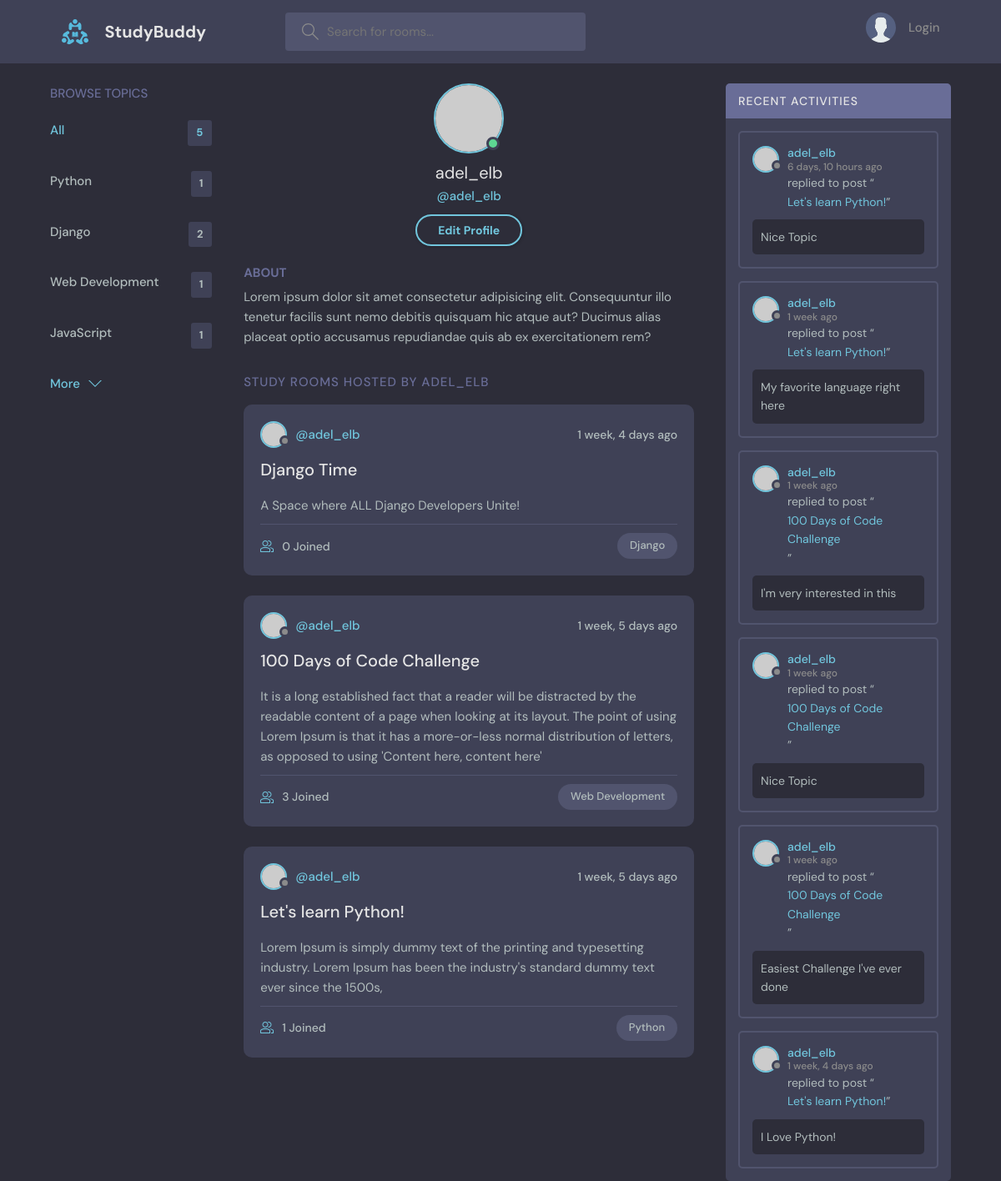
The app's page /profile/1/, older data.
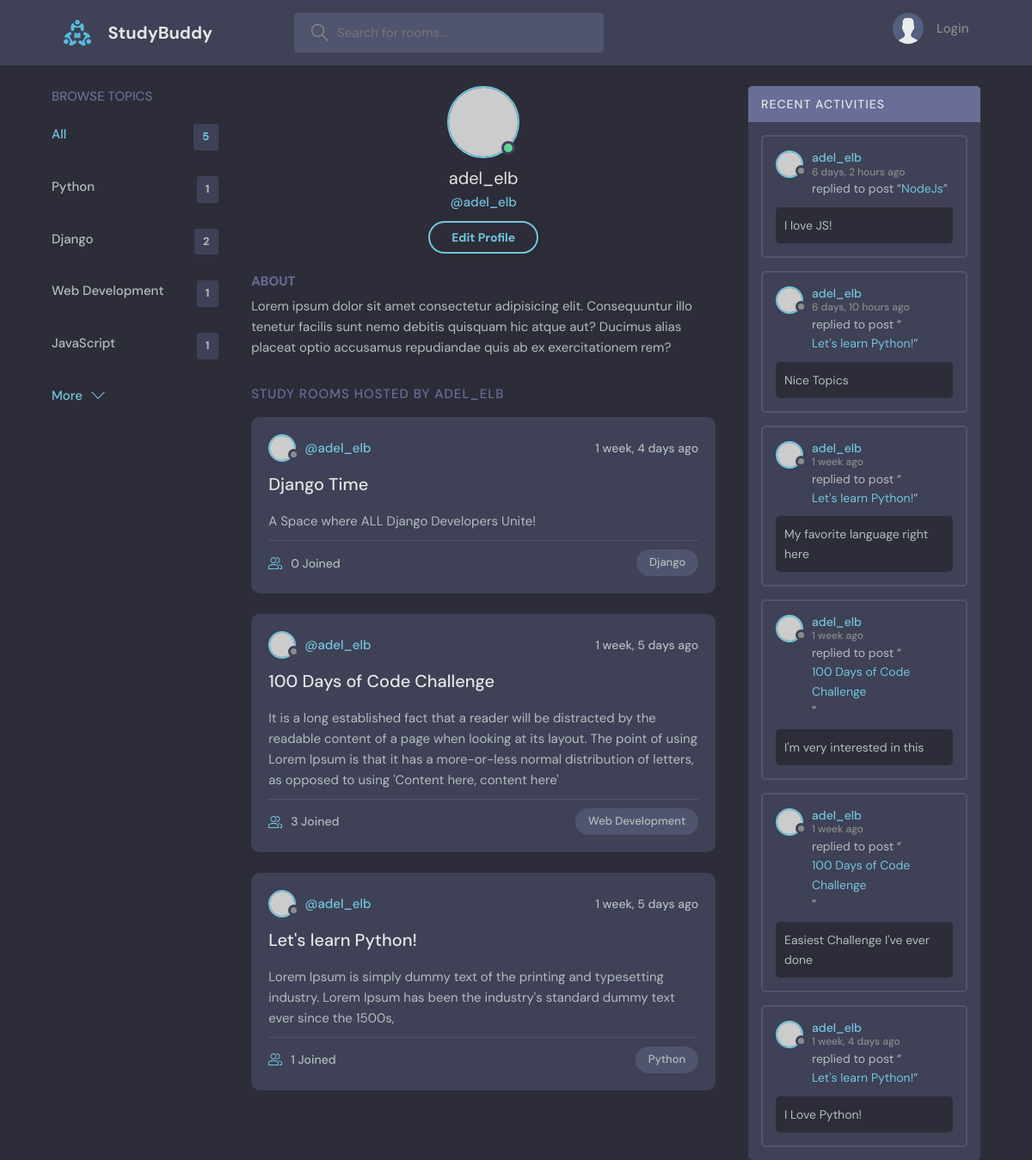
The same page, newer data.
### base/models.py (models this page shows, shortened)
class Topic(models.Model):
    name = models.CharField(max_length=200)

class Room(models.Model):
    host = models.ForeignKey(User, on_delete=models.CASCADE, null=True)
    topic = models.ForeignKey(Topic, on_delete=models.SET_NULL, null=True)
    name = models.CharField(max_length=200)
    description = models.TextField(null=True, blank=True) # null for database and blank is when we save a form
    participants = models.ManyToManyField(User,
                                          related_name='participants',
                                          blank=True)
    updated = models.DateTimeField(auto_now=True) # every time we save this module the datetime is updated
    created = models.DateTimeField(auto_now_add=True) # only saves datetime when we create the model
    class Meta:
        ordering = ['-created'] # adding dash '-' means we want to order the results of the the query

class Message(models.Model):
    user = models.ForeignKey(User, on_delete=models.CASCADE)
    room = models.ForeignKey(Room, on_delete=models.CASCADE)
    body = models.TextField()
    updated = models.DateTimeField(auto_now=True)
    created = models.DateTimeField(auto_now_add=True)
    edited = models.BooleanField(default=False)
    class Meta:
        ordering = ['-created']
    def __str__(self) -> str:
        return self.body[:50]

### base/views.py (the view)
# urls.py: path('profile/<str:id>/', views.userProfile, name='profile'),
def userProfile(request, id):
    user = User.objects.get(id=int(id))
    user_rooms = user.room_set.all()
    user_messages = user.message_set.all()
    rooms_all = Room.objects.all().count()
    topics = Topic.objects.all()
    context = {
        'user': user,
        'rooms': user_rooms,
        'room_messages': user_messages,
        'rooms_count': rooms_all,
        'topics': topics
    }
    return render(request, 'base/profile.html', context)

### base/templates/base/profile.html
{% extends 'main.html' %}
{% block content %}
<main class="profile-page layout layout--3">
  <div class="container">
      {% include 'base/topics_component.html' %}
    <div class="roomList">
      <div class="profile">
        <div class="profile__avatar">
          <div class="avatar avatar--large active">
            <img src="https://randomuser.me/api/portraits/men/11.jpg" />
          </div>
        </div>
        <div class="profile__info">
          <h3>{{ user.username }}</h3>
          <p>@{{ user.username }}</p>
          <a href="edit-user.html" class="btn btn--main btn--pill">Edit Profile</a>
        </div>
        <div class="profile__about">
          <h3>About</h3>
          <p>
            Lorem ipsum dolor sit amet consectetur adipisicing elit. Consequuntur illo tenetur
            facilis sunt nemo debitis quisquam hic atque aut? Ducimus alias placeat optio
            accusamus repudiandae quis ab ex exercitationem rem?
          </p>
        </div>
      </div>
      <div class="roomList__header">
        <div>
          <h2>Study Rooms Hosted by {{ user.username }}</a>
          </h2>
        </div>
      </div>
      {% include 'base/feed_component.html' %}
    </div>
      {% include 'base/activity_component.html' %}
  </div>
</main>
{% endblock %}

### templates/main.html (shortened to what this page needs)
<!DOCTYPE html>
{% load static %}
<html lang="en">
    <head>
        <link rel="stylesheet" href="{% static 'styles/style.css' %}" />
    </head>
    <body>
        {% include 'navbar.html' %}
        {% block content %}
        {% endblock %}
    </body>
</html>

### templates/navbar.html (shortened to what this page needs)
{% load static %}
<header class="header header--loggedIn">
    <div class="container">
      <a href="{% url 'home' %}" class="header__logo">
        <img src="{% static 'images/logo.svg' %}" />
        <h1>StudyBuddy</h1>
      </a>
      <form method='GET' action="{% url 'home' %}" class="header__search">
        <label>
          <input name="q" placeholder="Search for rooms..." />
        </label>
      </form>
      <nav class="header__menu">
        {% if request.user.is_authenticated %}
            <div class="header__user">
            <a href="{% url 'profile' request.user.id %}">
                <div class="avatar avatar--medium active">
                <img src="https://randomuser.me/api/portraits/men/37.jpg" />
                </div>
                <p>{{ request.user.username }} <span>@{{ request.user.username }}</span></p>
            </a>
            <button class="dropdown-button">
                <svg version="1.1" xmlns="http://www.w3.org/2000/svg" width="32" height="32" viewBox="0 0 32 32">
                <title>chevron-down</title>
                <path d="M16 21l-13-13h-3l16 16 16-16h-3l-13 13z"></path>
                </svg>
            </button>
            </div>
        {% else %}
            <a href="{% url 'login' %}">
            <img src="{% static 'images/avatar.svg' %}" />
            <p>Login</p>
            </a>
        {% endif %}
      </nav>
    </div>
  </header>

### base/templates/base/topics_component.html
<div class="topics">
    <div class="topics__header">
      <h2>Browse Topics</h2>
    </div>
    <ul class="topics__list">
      <li>
        <a href="{% url 'home' %}" class="active">All <span>{{ rooms_count }}</span></a>
      </li>
      {% for topic in topics %}
      <li>
        <a href="{% url 'home' %}?q={{ topic.name }}">{{ topic.name }} <span>{{ topic.room_set.all.count }}</span></a>
      </li>
      {% endfor %}
    </ul>
    <a class="btn btn--link" href="topics.html">
      More
      <svg version="1.1" xmlns="http://www.w3.org/2000/svg" width="32" height="32" viewBox="0 0 32 32">
        <title>chevron-down</title>
        <path d="M16 21l-13-13h-3l16 16 16-16h-3l-13 13z"></path>
      </svg>
    </a>
</div>

### base/templates/base/feed_component.html (shortened to what this page needs)
{% for room in rooms %}
<div class="roomListRoom">
  <div class="roomListRoom__header">
    <a href="{% url 'profile' room.host.id %}" class="roomListRoom__author">
      <div class="avatar avatar--small">
        <img src="https://randomuser.me/api/portraits/women/11.jpg" />
      </div>
      <span>@{{ room.host.username }}</span>
    </a>
    <div class="roomListRoom__actions">
      <span>{{ room.created | timesince }} ago</span>
    </div>
  </div>
  <div class="roomListRoom__content">
    <a href="{% url 'room' room.id %}">{{ room.name }}</a>
    <p>
      {{ room.description }}
    </p>
  </div>
  <div class="roomListRoom__meta">
    <a href="{% url 'room' room.id %}" class="roomListRoom__joined">
      {{ room.participants.all.count }} Joined
    </a>
    <p class="roomListRoom__topic">{{ room.topic.name }}</p>
  </div>
</div>
{% endfor %}

### base/templates/base/activity_component.html (shortened to what this page needs)
<div class="activities">
    <div class="activities__header">
      <h2>Recent Activities</h2>
    </div>
    {% for message in room_messages %}
    <div class="activities__box">
      <div class="activities__boxHeader roomListRoom__header">
        <a href="{% url 'profile' message.user.id %}" class="roomListRoom__author">
          <div class="avatar avatar--small">
            <img src="https://randomuser.me/api/portraits/women/11.jpg" />
          </div>
          <p>
            {{ message.user.username }}
            <span>{{ message.created | timesince }} ago</span>
          </p>
        </a>
      </div>
      <div class="activities__boxContent">
        <p>replied to post “<a href="{% url 'room' message.room.id %}">{{ message.room.name }}</a>”</p>
        <div class="activities__boxRoomContent">
          {{ message }}
        </div>
      </div>
    </div>
    {% endfor %}
</div>

Row changes from the older to the newer data that the page shows:
removed Message: user.username "adel_elb", created "1 week", room.name "100 Days of Code Challenge", body "Nice Topic"
added Message: user.username "adel_elb", created "6 days, 2 hours", room.name "NodeJs", body "I love JS!"
changed Message: body "Nice Topic" → "Nice Topics"
